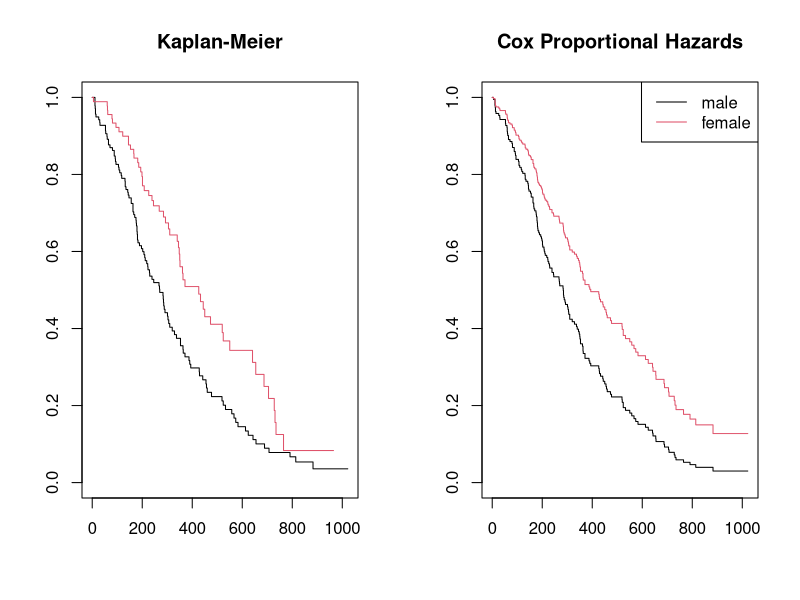
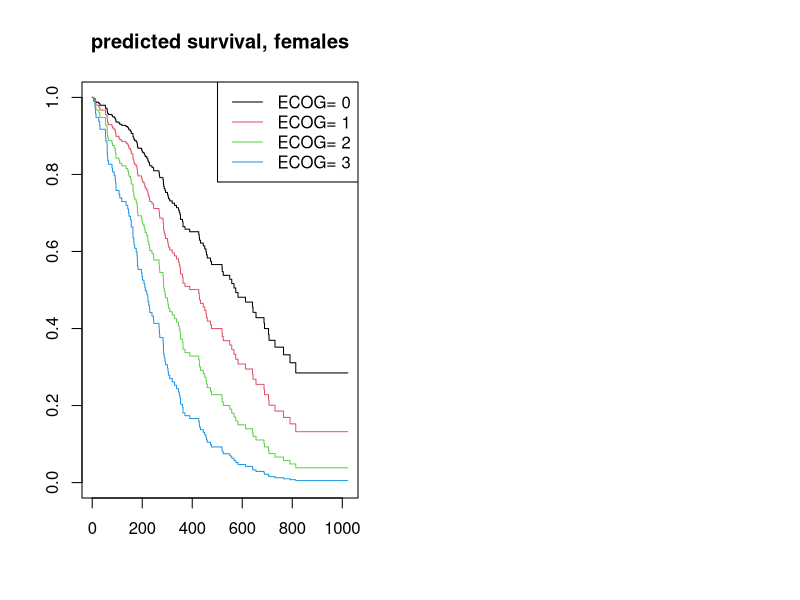

Recreate these plots in R, in order.
## ---- chunk 1
fig.dim <- 4
knitr::opts_chunk$set(fig.width=2*fig.dim,
                      fig.height=fig.dim,
                      fig.align='center',
                      warning=FALSE)
set.seed(42)
library(survival)
library(matrixStats)
## ---- chunk 2
layout(t(1:2))
plot(survfit(Surv(time, status) ~ sex, data=lung), col=1:2, main='Kaplan-Meier')
plot(survfit(coxph(Surv(time, status) ~ sex, data=lung),
              newdata=data.frame(sex=c(1,2))), col=1:2, main='Cox Proportional Hazards')
legend('topright', lty=1, col=1:2, legend=c("male", "female"))
## ---- chunk 3
fullcox <- coxph(Surv(time, status)
                     ~ age + sex + ph.ecog + ph.karno + pat.karno
                     + meal.cal + wt.loss,
                 data = lung)
summary(fullcox)
## ---- chunk 4
subcox <- coxph(Surv(time, status) ~ sex + ph.ecog, data = lung, subset=rowSums(is.na(lung[,2:10]))==0)
anova(fullcox, subcox)
## ---- chunk 5
subcox_pred <- survfit(subcox, newdata=expand.grid(ph.ecog=0:3, sex=2))
plot(subcox_pred, lty=1, col=1:4, main='predicted survival, females')
legend("topright", lty=1, col=1:4, legend=paste("ECOG=", 0:3))
